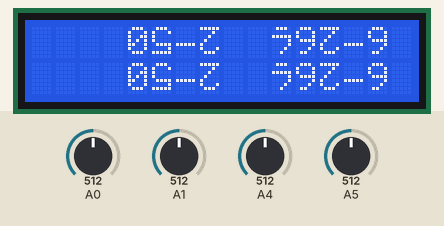
Bench run of a sketch on a simulated Arduino Uno, built with avr-gcc and run on an emulated ATmega328P. Shown: 16×2 character LCD. Inputs (shaded band) come from the test bench; at power-on: A0 = 512, A1 = 512, A4 = 512, A5 = 512.

Above: at 1.6 s.
1.7 s: A0 set to 716
At 2.6 s:
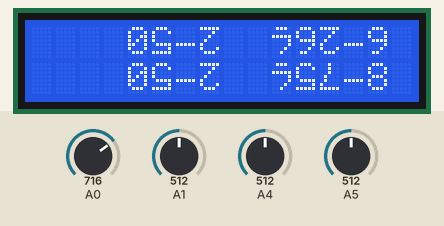
3.5 s: A1 set to 716
At 5.2 s:
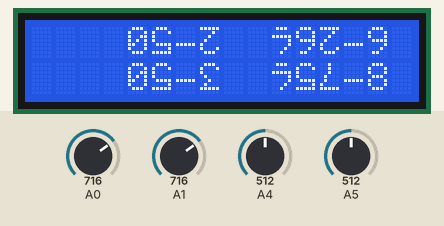
5.5 s: A4 set to 716
At 7.0 s:
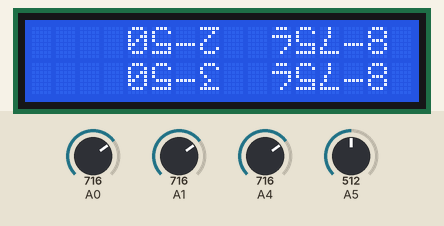
7.5 s: A5 set to 716
At 8.6 s:
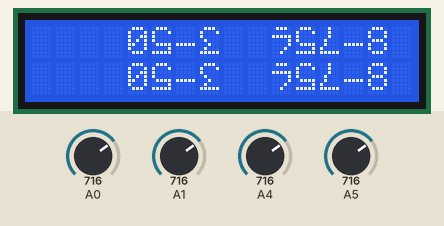
9.5 s: A0 set to 992
At 11.2 s:
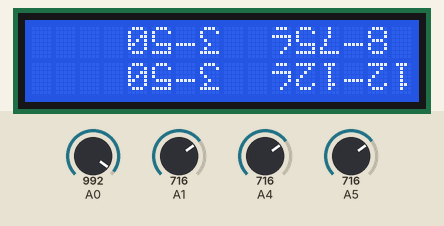
11.5 s: A1 set to 992
At 12.9 s:
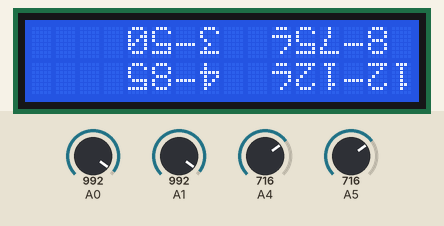
Timing chart, 0 to 14.5 s (numbered marks = the images above; inputs shaded):
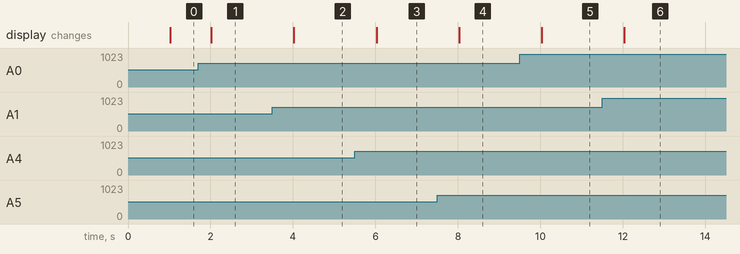

Measured:
- after the input at 1.7 s, the display: changes after 0.32 s (image 1)
- after the input at 3.5 s, the display: changes after 0.52 s (image 2)
- after the input at 5.5 s, the display: changes after 0.53 s (image 3)
- after the input at 7.5 s, the display: changes after 0.53 s (image 4)
- after the input at 9.5 s, the display: changes after 0.53 s (image 5)
- after the input at 11.5 s, the display: changes after 0.53 s (image 6)

The sketch:

BenchPower.ino
```cpp
// (licence header left out)
#include <Arduino.h>
#include <LiquidCrystal.h>
#include "UpsideLiquidCrystal.h"
#include "PowerSense.h"

// digital pins
#define BP_LCD_RS   12
#define BP_LCD_EN   11
#define BP_LCD_DB4  10
#define BP_LCD_DB5  9
#define BP_LCD_DB6  8
#define BP_LCD_DB7  7
// analog pins
#define BP_12V_REG_VOLTS    0
#define BP_12V_REG_AMPS     1
#define BP_12V_VOLTS        4
#define BP_12V_AMPS         5

class BenchPower
{
public:
    BenchPower()
    : _lcd(BP_LCD_RS, BP_LCD_EN, BP_LCD_DB4, BP_LCD_DB5, BP_LCD_DB6, BP_LCD_DB7),
      _powerSenseReg(BP_12V_REG_VOLTS, BP_12V_REG_AMPS),
      _powerSense(BP_12V_VOLTS, BP_12V_AMPS)
    {
        _lcd.mybegin(16, 2);
    }


    void processPowerSense(PowerSense& powerSense, int line)
    {
        char output[64];
        memset(output, 0, sizeof(output));
        dtostrf(powerSense.getVolts(), 5, 2, output + strlen(output));
        strcat(output, "V ");
        dtostrf(powerSense.getCurrent(), 5, 2, output + strlen(output));
        strcat(output, "                ");
        _lcd.writeStr(0, line, output);
    }

    void processPowerSense()
    {
        unsigned long t0 = millis();
        if ((t0 - _powerSenseTimeStamp) > 1000)
        {
            _powerSenseTimeStamp = t0;
            processPowerSense(_powerSenseReg, 0);
            processPowerSense(_powerSense, 1);
        }
    }

    void process()
    {
        processPowerSense();
    }
private:
    UpsideLiquidCrystal _lcd;
    PowerSense _powerSenseReg;
    PowerSense _powerSense;
    unsigned long _powerSenseTimeStamp;
};

BenchPower *g_benchPower;

void setup()
{
    g_benchPower = new BenchPower();
}
void loop()
{
    g_benchPower->process();
}
```

PowerSense.cpp
```cpp
// (licence header left out)
#include "PowerSense.h"
#include "Arduino.h"

#define AREF_5  5.0f
#define ARRAY_SIZE(a) (sizeof(a) / sizeof(a[0]))

PowerSense::PowerSense(int voltsPin, int currentPin)
    :_voltsPin(voltsPin),
    _currentPin(currentPin)
{
    analogReference(DEFAULT);
}

float PowerSense::getCurrent()
{
    int pin = readAvgPin(_currentPin);
    float scaledPin = pin * (AREF_5 / 1023.0);
    return scaledPin;
}
float PowerSense::getVolts()
{
    int pin = readAvgPin(_voltsPin);
    float scaledPin = pin * (AREF_5 / 1023.0);
    /* Factor in the voltage divider on the 12v lines */
    scaledPin *= 2.5f;
    return scaledPin;
}

int compar(const void* a, const void* b)
{
    return (*(int*)a - *(int*)b);
}

int PowerSense::readAvgPin(int pin)
{
    // Read the analog pin 40 times.
    // Then sort all of those reads.
    // Then throw away the highest 10, and the lowest 10
    // Then average the remaining 20
    // to try to get a stable analog input
    int pins[10];
    for (int i = 0; i < ARRAY_SIZE(pins); i++)
    {
        pins[i] = analogRead(pin);
    }
    qsort(pins, ARRAY_SIZE(pins), sizeof(pins[0]), compar);
    int start = ARRAY_SIZE(pins) / 4;
    int end = ARRAY_SIZE(pins) - start;
    int total = 0;
    for (int i = start; i < end; i++)
    {
        total += pins[i];
    }
    total /= (end - start);
    return total;
}
```

PowerSense.h
```cpp
#ifndef BP_POWER_SENSE_Hxx
#define BP_POWER_SENSE_Hxx

class PowerSense
{
public:
    PowerSense(int voltsPin, int currentPin);
    float getCurrent();
    float getVolts();
protected:
    int readAvgPin(int pin);

private:
    int _voltsPin;
    int _currentPin;
};

#endif
```

UpsideLiquidCrystal.cpp
```cpp
// (licence header left out)
#include <Arduino.h>
#include "UpsideLiquidCrystal.h"

static byte s_one[8] =
{
  B01110,
  B00100,
  B00100,
  B00100,
  B00100,
  B00110,
  B00100,
};

static byte s_two[8] =
{
  B11111,
  B00010,
  B00100,
  B01000,
  B10000,
  B10001,
  B01110,
};

static byte s_three[8] =
{
  B01110,
  B10001,
  B10000,
  B01000,
  B00100,
  B01000,
  B11111,
};

static byte s_four[8] =
{
  B01000,
  B01000,
  B11111,
  B01001,
  B01010,
  B01100,
  B01000,
};

static byte s_five[8] =
{
  B01110,
  B10001,
  B10000,
  B10000,
  B01111,
  B00001,
  B11111,
};

static byte s_six[8] =
{
  B01110,
  B10001,
  B10001,
  B01111,
  B00001,
  B00010,
  B01100,
};

static byte s_seven[8] =
{
  B00100,
  B00100,
  B00100,
  B01000,
  B01000,
  B10000,
  B11111,
};

static byte s_nine[8] =
{
  B00110,
  B01000,
  B10000,
  B11110,
  B10001,
  B10001,
  B01110,
};

UpsideLiquidCrystal::UpsideLiquidCrystal(uint8_t rs, uint8_t enable, uint8_t d0, uint8_t d1, uint8_t d2, uint8_t d3)
    : LiquidCrystal(rs, enable, d0, d1, d2, d3)
{

}
void UpsideLiquidCrystal::mybegin(uint8_t cols, uint8_t rows)
{
    _cols = cols;
    _rows = rows;
    begin(cols, rows);
    createChar(0, s_one);
    createChar(1, s_two);
    createChar(2, s_three);
    createChar(3, s_four);
    createChar(4, s_five);
    createChar(5, s_six);
    createChar(6, s_seven);
    createChar(7, s_nine);
}

/*
** Print my string with voltage and current upside down
** due to the fact that the LCD display is mounted in the
** upside down orientation.
*/
void UpsideLiquidCrystal::writeStr(uint8_t x, uint8_t y, char* str)
{
    int i = strlen(str) - 1;
    if (i > _cols)
    {
        i = _cols;
    }
    for (int i = strlen(str) - 1; i >= 0; i--)
    {
        setCursor(_cols - (x + i) - 1, _rows - y - 1);
        switch (str[i])
        {
            default:
                write(str[i]);
                break;
            case '1':
                write(byte(0));
                break;
            case '2':
                write(byte(1));
                break;
            case '3':
                write(byte(2));
                break;
            case '4':
                write(byte(3));
                break;
            case '5':
                write(byte(4));
                break;
            case '6':
                write(byte(5));
                break;
            case '7':
                write(byte(6));
                break;
            case '9':
                write(byte(7));
                break;
            case '.':
                write(byte(0xb0));
                break;
            case 'V':
                write(byte(0xd7));
                break;
        }
    }
}
```

UpsideLiquidCrystal.h
```cpp
// (licence header left out)
#ifndef UPSIDE_LIQUID_CRYSTAL_Hxx
#define UPSIDE_LIQUID_CRYSTAL_Hxx
#include <LiquidCrystal.h>

class UpsideLiquidCrystal : public LiquidCrystal
{
public:
    UpsideLiquidCrystal(uint8_t rs, uint8_t enable, uint8_t d0, uint8_t d1, uint8_t d2, uint8_t d3);
    void mybegin(uint8_t cols, uint8_t rows);
    void writeStr(uint8_t x, uint8_t y, char* str);
protected:
    int _cols;
    int _rows;
private:
};

#endif
```
